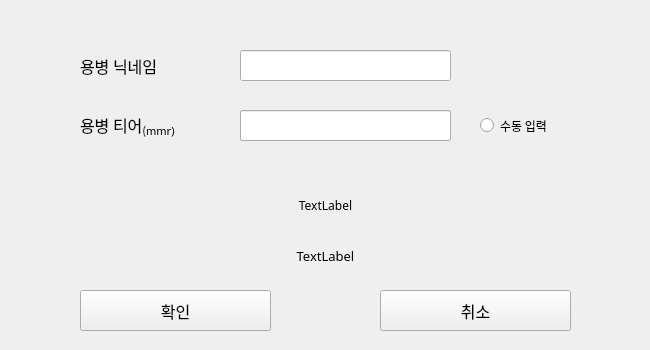
<?xml version="1.0" encoding="UTF-8"?>
<ui version="4.0">
 <class>Form</class>
 <widget class="QWidget" name="Form">
  <property name="windowModality">
   <enum>Qt::ApplicationModal</enum>
  </property>
  <property name="enabled">
   <bool>true</bool>
  </property>
  <property name="geometry">
   <rect>
    <x>0</x>
    <y>0</y>
    <width>650</width>
    <height>350</height>
   </rect>
  </property>
  <property name="sizePolicy">
   <sizepolicy hsizetype="Fixed" vsizetype="Fixed">
    <horstretch>0</horstretch>
    <verstretch>0</verstretch>
   </sizepolicy>
  </property>
  <property name="minimumSize">
   <size>
    <width>650</width>
    <height>350</height>
   </size>
  </property>
  <property name="maximumSize">
   <size>
    <width>650</width>
    <height>350</height>
   </size>
  </property>
  <property name="font">
   <font>
    <family>Noto Sans Korean Regular</family>
   </font>
  </property>
  <widget class="QLineEdit" name="nickname_edit">
   <property name="geometry">
    <rect>
     <x>240</x>
     <y>50</y>
     <width>211</width>
     <height>31</height>
    </rect>
   </property>
   <property name="font">
    <font>
     <family>Noto Sans Korean Regular</family>
     <pointsize>10</pointsize>
    </font>
   </property>
   <property name="text">
    <string/>
   </property>
  </widget>
  <widget class="QLabel" name="label">
   <property name="geometry">
    <rect>
     <x>80</x>
     <y>50</y>
     <width>141</width>
     <height>31</height>
    </rect>
   </property>
   <property name="font">
    <font>
     <family>Noto Sans Korean Regular</family>
     <pointsize>12</pointsize>
    </font>
   </property>
   <property name="text">
    <string>용병 닉네임</string>
   </property>
  </widget>
  <widget class="QLabel" name="label_2">
   <property name="geometry">
    <rect>
     <x>80</x>
     <y>110</y>
     <width>141</width>
     <height>31</height>
    </rect>
   </property>
   <property name="font">
    <font>
     <family>Noto Sans Korean Regular</family>
     <pointsize>12</pointsize>
    </font>
   </property>
   <property name="text">
    <string>&lt;html&gt;&lt;head/&gt;&lt;body&gt;&lt;p&gt;용병 티어&lt;span style=&quot; vertical-align:sub;&quot;&gt;(mmr)&lt;/span&gt;&lt;/p&gt;&lt;/body&gt;&lt;/html&gt;</string>
   </property>
  </widget>
  <widget class="QPushButton" name="ok_btn">
   <property name="geometry">
    <rect>
     <x>80</x>
     <y>290</y>
     <width>191</width>
     <height>41</height>
    </rect>
   </property>
   <property name="font">
    <font>
     <family>Noto Sans Korean Regular</family>
     <pointsize>12</pointsize>
    </font>
   </property>
   <property name="text">
    <string>확인</string>
   </property>
  </widget>
  <widget class="QPushButton" name="cancel_btn">
   <property name="geometry">
    <rect>
     <x>380</x>
     <y>290</y>
     <width>191</width>
     <height>41</height>
    </rect>
   </property>
   <property name="sizePolicy">
    <sizepolicy hsizetype="Fixed" vsizetype="Fixed">
     <horstretch>0</horstretch>
     <verstretch>0</verstretch>
    </sizepolicy>
   </property>
   <property name="minimumSize">
    <size>
     <width>2</width>
     <height>0</height>
    </size>
   </property>
   <property name="font">
    <font>
     <family>Noto Sans Korean Regular</family>
     <pointsize>12</pointsize>
    </font>
   </property>
   <property name="text">
    <string>취소</string>
   </property>
  </widget>
  <widget class="QComboBox" name="mmr_combo_box">
   <property name="geometry">
    <rect>
     <x>240</x>
     <y>110</y>
     <width>211</width>
     <height>31</height>
    </rect>
   </property>
   <property name="autoFillBackground">
    <bool>false</bool>
   </property>
  </widget>
  <widget class="QLabel" name="mmr_label">
   <property name="geometry">
    <rect>
     <x>10</x>
     <y>170</y>
     <width>631</width>
     <height>71</height>
    </rect>
   </property>
   <property name="text">
    <string>TextLabel</string>
   </property>
   <property name="alignment">
    <set>Qt::AlignCenter</set>
   </property>
  </widget>
  <widget class="QRadioButton" name="manual_radio">
   <property name="geometry">
    <rect>
     <x>480</x>
     <y>110</y>
     <width>131</width>
     <height>31</height>
    </rect>
   </property>
   <property name="text">
    <string>수동 입력</string>
   </property>
  </widget>
  <widget class="QLineEdit" name="mmr_edit">
   <property name="geometry">
    <rect>
     <x>240</x>
     <y>110</y>
     <width>211</width>
     <height>31</height>
    </rect>
   </property>
   <property name="font">
    <font>
     <family>Noto Sans Korean Regular</family>
     <pointsize>10</pointsize>
    </font>
   </property>
   <property name="text">
    <string/>
   </property>
  </widget>
  <widget class="QLabel" name="alert_label">
   <property name="geometry">
    <rect>
     <x>10</x>
     <y>240</y>
     <width>631</width>
     <height>31</height>
    </rect>
   </property>
   <property name="font">
    <font>
     <family>Noto Sans Korean Regular</family>
     <pointsize>10</pointsize>
    </font>
   </property>
   <property name="text">
    <string>TextLabel</string>
   </property>
   <property name="alignment">
    <set>Qt::AlignCenter</set>
   </property>
  </widget>
 </widget>
 <resources/>
 <connections/>
</ui>
